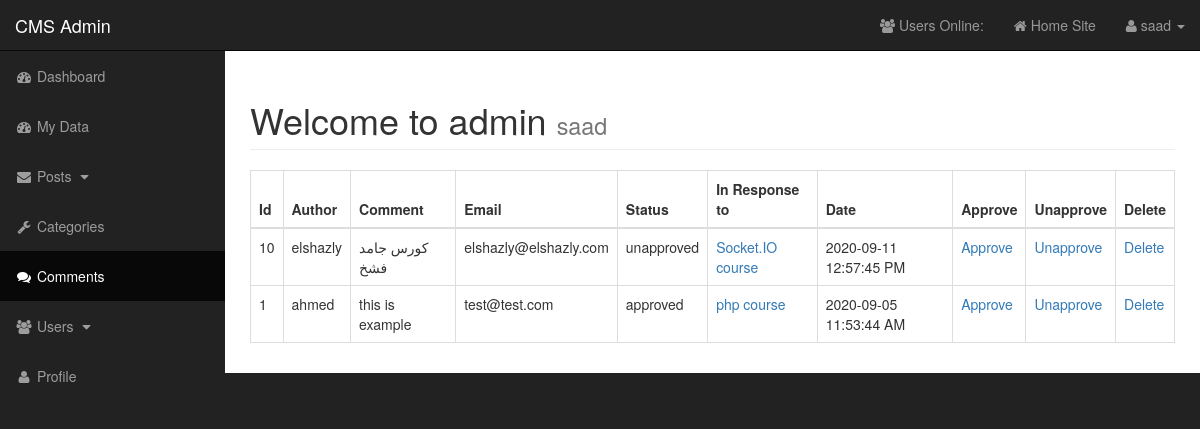
/admin/comments.php (signed in), run on the app's committed database.
### tables this page shows
CREATE TABLE `comments` (
  `comment_id` int(11) NOT NULL,
  `comment_post_id` int(11) NOT NULL,
  `comment_author` varchar(255) NOT NULL,
  `comment_email` varchar(255) NOT NULL,
  `comment_content` text NOT NULL,
  `comment_status` varchar(255) NOT NULL DEFAULT 'unapproved',
  `comment_date` datetime NOT NULL DEFAULT current_timestamp()
);

CREATE TABLE `posts` (
  `post_id` int(11) NOT NULL,
  `post_category_id` int(11) NOT NULL,
  `post_title` varchar(255) NOT NULL,
  `post_author` varchar(255) NOT NULL,
  `post_user` varchar(255) NOT NULL,
  `post_image` text NOT NULL,
  `post_content` text NOT NULL,
  `post_tags` varchar(255) NOT NULL,
  `post_comment_count` int(11) DEFAULT 0,
  `post_status` varchar(255) NOT NULL DEFAULT 'draft',
  `post_views_count` int(11) NOT NULL DEFAULT 0,
  `likes` int(11) NOT NULL DEFAULT 0,
  `post_date` datetime NOT NULL DEFAULT current_timestamp()
);

### admin/includes/comments/view_all_comments.php (the view, shortened to what this page needs)
<table class="table table-bordered table-hover">
    <thead>
        <tr>
            <th>Id</th>
            <th>Author</th>
            <th>Comment</th>
            <th>Email</th>
            <th>Status</th>
            <th>In Response to</th>
            <th>Date</th>
            <th>Approve</th>
            <th>Unapprove</th>
            <th>Delete</th>
        </tr>
    </thead>
    <tbody>
        <?php
        $query = 'SELECT * FROM comments INNER JOIN posts
                    ON comments.comment_post_id = posts.post_id
                    ORDER BY comment_date DESC';
        $select_posts = mysqli_query( $connection, $query );
        while( $row = mysqli_fetch_assoc( $select_posts ) ) {
            $comment_id          = $row['comment_id'];
            $comment_post_id     = $row['comment_post_id'];
            $comment_post_title  = $row['post_title'];
            $comment_author      = $row['comment_author'];
            $comment_content     = $row['comment_content'];
            $comment_email       = $row['comment_email'];
            $comment_status      = $row['comment_status'];
            $comment_date        = $row['comment_date'];
            $comment_timestamp=strtotime($comment_date);
            $comment_time=date("Y-m-d h:i:s A", $comment_timestamp);
            echo
            "
                <tr>
                    <td>{$comment_id}</td>
                    <td>{$comment_author}</td>
                    <td>{$comment_content}</td>
                    <td>{$comment_email}</td>
                    <td>{$comment_status}</td>
                    <td><a href='../post.php?post_id={$comment_post_id}'>{$comment_post_title}</a></td>
                    <td>{$comment_time}</td>
                    <td><a href='comments.php?approve_comment_id={$comment_id}'>Approve</a></td>
                    <td><a href='comments.php?unapproved_comment_id={$comment_id}'>Unapprove</a></td>
                    <td><a href='comments.php?delete={$comment_id}&post_id={$comment_post_id}'>Delete</a></td>
                </tr>
            ";
        }
    ?>
    </tbody>
</table>

### admin/css/sb-admin.css (style rules this page uses)
body { margin-top: 100px; background-color: #222; }
@media (min-width:768px) { body { margin-top: 50px; } }

### data on the page
comments: comment_id "10", comment_author "elshazly", comment_content "كورس جامد فشخ", comment_email "elshazly@elshazly.com", comment_status "unapproved", posts.post_title "Socket.IO course", comment_date "2020-09-11 12:57:45 PM"
comments: comment_id "1", comment_author "ahmed", comment_content "this is example", comment_email "test@test.com", comment_status "approved", posts.post_title "php course", comment_date "2020-09-05 11:53:44 AM"

### other printed values
$_SESSION['user_name'] "saad"
